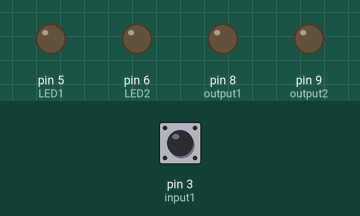
Simulated run of this sketch. Board: Arduino Nano, built with avr-gcc and run on an emulated ATmega328P. Parts: output pins drawn as LEDs (lit = HIGH). Dashed ring = blinking. Inputs (shaded band) come from the test bench; at power-on: pin 3 (input1) LOW.

Above: at 1.2 s.
1.3 s: pin 3 (input1) pulsed HIGH 5 times (0.12 s each, 0.3 s apart)
At 1.75 s:
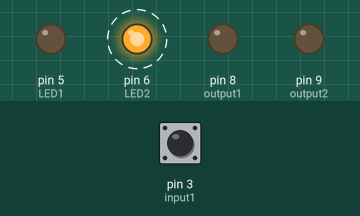
4.3 s: pin 3 (input1) driven HIGH
At 4.6 s:
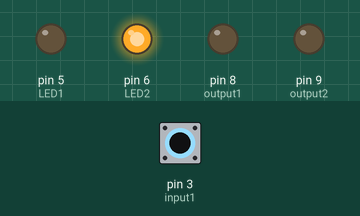
Timing chart, 0 to 7.3 s (numbered marks = the images above; inputs shaded):
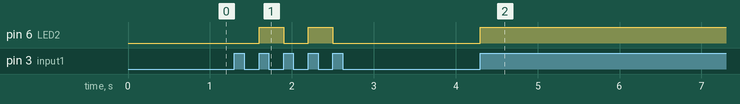

Measured:
- after the input at 1.3 s, pin 6 (LED2): alternates HIGH for 0.30 s and LOW for 0.30 s, 4 changes in all, then stays LOW, starting after 0.30 s
- after the input at 4.3 s, pin 6 (LED2): LOW → HIGH at once

The sketch:

Volca-Sync-Divider.ino
```cpp
  //o  O O  VOLCA SYNC DIVIDER  (O) 000 o|
///|   (O)  x   o   o   o     o o o o    |
///|        o   o   x   x     = = = =    |
///|   (O)  o   o   x   o                |
///|o___________________________________o|
///||   [][][]  [][]  [][][]  [][]  []  ||
///||  [][][][][][][][][][][][][][][][] ||
///||-----------------------------------||
///|/   *  *   *   *     *  *  *   *    \|
/////////////////////////////////////////
////////////////////////////////////////

/*
  An Arduino driven Korg Volca sync divider. The arduino recieves a sync pulse from a volca, and outputs 2 or more
  pulses at a lower BPM while remaining in time.

  Put together and tested with an Arduino Nano, Arduino Pro Micro, Volca Beats, Volca Keys and Volca Bass. The Volca Beats was the master sync.

  DISCLAIMER: Due to the quirkiness of Volcas, your mileage may vary.
*/


// Sync in/out pins for the Volcas. Add additional outputs if you have more than 3 volcas in your project.
const int  input1 = 3;
const int output1 = 8;
const int output2 = 9;
const int LED1 = 5;
const int LED2 = 6;


// Step counting
int inputCounter = 0;   // counter for the number of sync pulses
int inputState = 0;         // current state of the sync input
int lastinputState = 0;     // previous state of the sync input

unsigned long start_time = millis (); // for closing the pulses at the correct time

void setup() {
  // initialize pin 3 as input:
  pinMode(input1, INPUT);
  // initialize the outputs:
  pinMode(output1, OUTPUT);
  pinMode(output2, OUTPUT);
  pinMode(LED1, OUTPUT);
  pinMode(LED2, OUTPUT);
}

void loop() {

 inputState = digitalRead(input1);

  // compare the syncState to its previous state
  if (inputState != lastinputState) {
    // if the state has changed, increment the counter
    if (inputState == HIGH) {
      inputCounter++;
    }


  lastinputState = inputState; // save the current state as the last state, for next time through the loop

  // Volca Sync sends 5V pulses with a duration of 15 milliseconds. This block ensures the pulses are closed at the right time.
  if (millis () - start_time >= 15) {
    digitalWrite(output1, LOW);
    digitalWrite(output2, LOW);
    digitalWrite(LED_BUILTIN, LOW);
    digitalWrite(LED1, LOW);
    digitalWrite(LED2, LOW);
  }


  /*
    The following sends SYNC OUT signals every X-amount of SYNC IN signals. Adjust numbers and add blocks to suit your project's requirements.
    The default is both outputs are 1/16th speed of the original time (not to be confused with 16th steps).
    See troubleshooting section in the README if your Volcas are syncing unpredictably.
  */

  if (inputCounter % 2 == 0) {
    //digitalWrite(LED_BUILTIN, HIGH);  // <--- If you'd prefer to use the onboard LED for the main pulse.
    digitalWrite(LED2, HIGH);
  }


  // Comment Block 1 and uncomment Block 2-3 together for a different variation. Experiment with "(inputCounter % x == 0)" to your hearts content.

  // Block 1
  // Divided SYNC OUT pulses are sent. LEDs light up on divided pulses
  if (inputCounter % 16 == 0) {
    digitalWrite(output1, HIGH);
    digitalWrite(output2, HIGH);
    digitalWrite(LED1, HIGH);
  }

  /*
    // Block 2
    if (inputCounter % 8 == 0) {
      digitalWrite(output1, HIGH);
      digitalWrite(output2, HIGH);
      digitalWrite(LED2, HIGH);
    }

    // Block 3
    if (inputCounter % 16 == 0) {
      digitalWrite(output1, HIGH);
      digitalWrite(output2, HIGH);
      digitalWrite(LED2, HIGH);
    }
  */

  }

}
```
